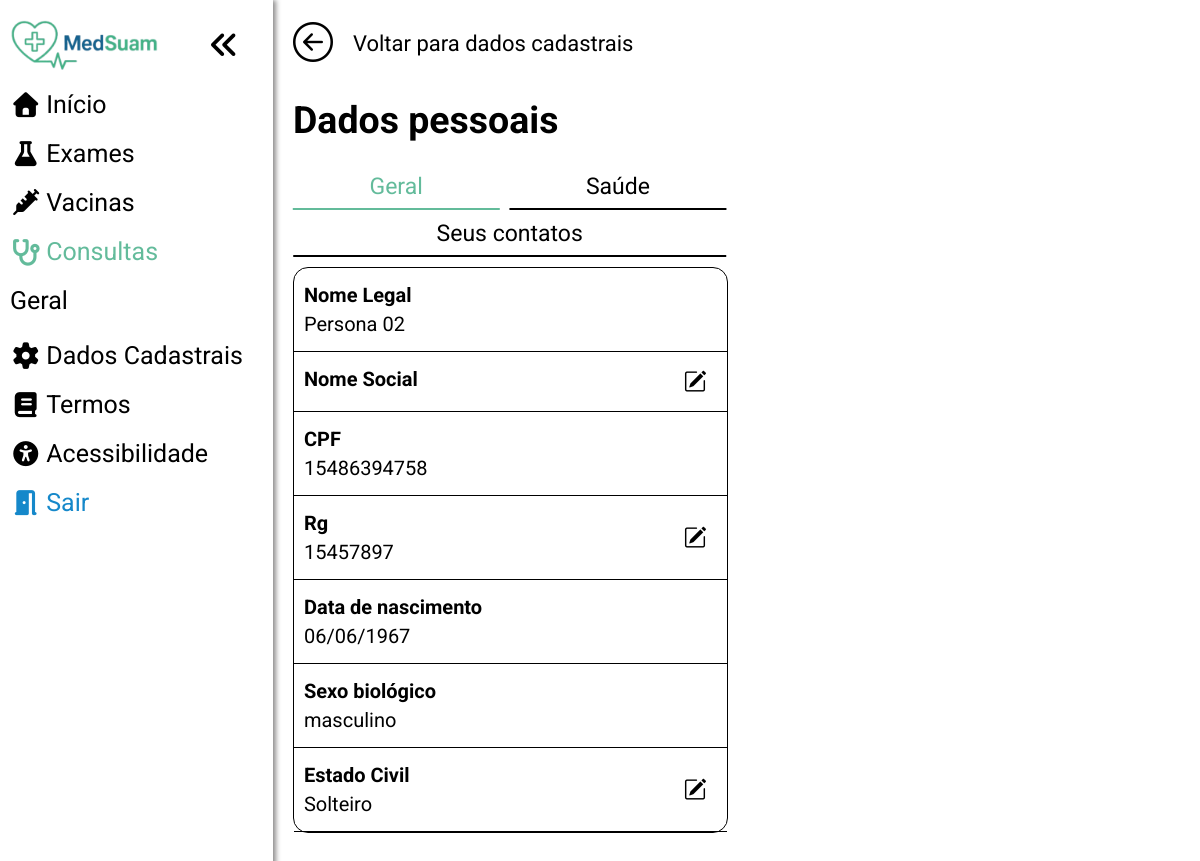
Before: /pages/dadosCadastraisPages/geral.php (signed in) with the older database file.
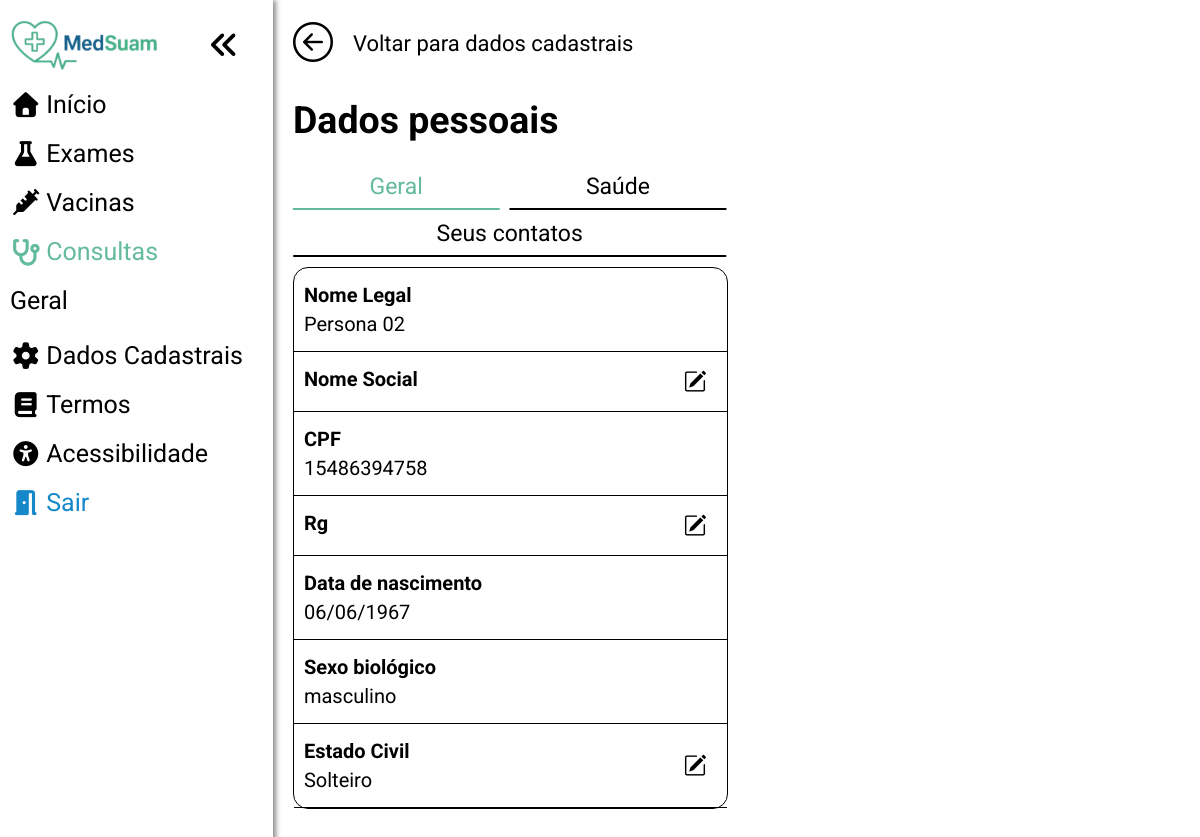
After: the same page with the newer database file.
### tables this page shows
CREATE TABLE `paciente` (
  `id_paciente` int(11) NOT NULL AUTO_INCREMENT,
  `nome_paciente` varchar(255) NOT NULL,
  `cpf_paciente` varchar(14) NOT NULL,
  `data_nasc_paciente` date NOT NULL,
  `email_paciente` varchar(100) NOT NULL,
  `senha_paciente` varchar(100) NOT NULL,
  `sexo_paciente` varchar(20) NOT NULL,
  `status_paciente` enum('ativo','inativo') NOT NULL DEFAULT 'ativo',
  `peso` decimal(6,2) DEFAULT NULL,
  `altura` decimal(5,2) DEFAULT NULL,
  `tipo_sanguineo` varchar(10) DEFAULT NULL,
  `nome_social_paciente` varchar(100) DEFAULT NULL,
  `estado_civil` varchar(20) DEFAULT NULL,
  PRIMARY KEY (`id_paciente`),
  UNIQUE KEY `email_UNIQUE` (`email_paciente`),
  UNIQUE KEY `cpf_UNIQUE` (`cpf_paciente`)
);

CREATE TABLE `rg` (
  `id_rg` int(11) NOT NULL AUTO_INCREMENT,
  `numero_rg` varchar(10) DEFAULT NULL,
  `data_emissao` date DEFAULT NULL,
  `orgao_emissor` varchar(45) DEFAULT NULL,
  `uf_rg` varchar(2) DEFAULT NULL,
  `data_validade` date DEFAULT NULL,
  `medico_id_medico` int(11) DEFAULT NULL,
  `paciente_id_paciente` int(11) DEFAULT NULL,
  PRIMARY KEY (`id_rg`),
  UNIQUE KEY `numero_rg_UNIQUE` (`numero_rg`),
  KEY `fk_rg_medico1_idx` (`medico_id_medico`),
  KEY `fk_rg_paciente1_idx` (`paciente_id_paciente`),
  CONSTRAINT `fk_rg_medico1` FOREIGN KEY (`medico_id_medico`) REFERENCES `medico` (`id_medico`),
  CONSTRAINT `fk_rg_paciente1` FOREIGN KEY (`paciente_id_paciente`) REFERENCES `paciente` (`id_paciente`)
);

### pages/dadosCadastraisPages/geral.php (the view, shortened to what this page needs)
<?php
    include "../../dbMedsuam.php";
    $sql = "SELECT * FROM paciente WHERE id_paciente={$_SESSION['id']} LIMIT 1";
    $result = mysqli_query($conn, $sql);
    $account = mysqli_fetch_assoc($result);
    $cpf = $account['cpf_paciente'];
    $aniversario = $account['data_nasc_paciente'];
    $dataDoBD = $aniversario;
    $brData = date("d/m/Y", strtotime($dataDoBD));
    $genero = $account['sexo_paciente'];
    $sql2 = "SELECT * FROM rg WHERE paciente_id_paciente={$_SESSION['id']} LIMIT 1";
    $result2 = mysqli_query($conn, $sql2);
    $rgTable = mysqli_fetch_assoc($result2);
?>
<!DOCTYPE html>
<html lang="pt-BR">
<head>
    <link rel="stylesheet" href="../../css/userpage.css"/>
    <link rel="stylesheet" href="https://cdnjs.cloudflare.com/ajax/libs/font-awesome/7.0.1/css/all.min.css" />
    <link rel="stylesheet" href="https://cdn.jsdelivr.net/npm/bootstrap-icons@1.11.3/font/bootstrap-icons.min.css">
</head>
<body>
    <aside>
        <div class="background">
        <ul>
            <li>
                <div class="menuIconContainer">
                <a href="../../userpage.php"><img class="logo" src="../../images/Logo_medsuam-removebg-preview (1).png" alt="logo"/></a>
                 <label for="sidebar" class="menuIcon">
                    <i class="fas fa-angle-double-left"></i>
                </label>
                </div>
            </li>
            <li>
                <a href="../../userpage.php" class="linkPage">
                    <i class="fa-solid fa-house"></i>
                    <span>Início</span>
                </a>
            </li>
            <li>
                <a href="../exames.html" class="linkPage">
                    <i class="fa-solid fa-flask"></i>
                    <span>Exames</span>
                </a>
            </li>
            <li>
                <a href="../vacinas.html" class="linkPage">
                    <i class="fas fa-syringe"></i>
                    <span>Vacinas</span>
                </a>
            </li>
            <li>
                <a href="../consultas.html" class="linkPage currentPage">
                    <i class="fa fa-stethoscope"></i>
                    <span>Consultas</span>
                </a>
            </li>
            <li class="geralSpanContainer">
                <span class="geralSpan">Geral</span>
            </li>
            <li>
                <a href="../dadosCadastrais.html" class="linkPage">
                    <i class="fas fa-gear"></i>
                    <span>Dados Cadastrais</span>
                </a>
            </li>
            <li>
                <a class="linkPage">
                <i class="fas fa-book"></i>
                <span>Termos</span>
                </a>
            </li>
            <li>
                <label id="acessibilidadeLabel" class="linkPage" for="acessibilidade">
                    <i class="fa fa-universal-access"></i>
                    <span>Acessibilidade</span>
                </label>
            </li>
            <li class="sairContainer">
                <a id="sairLink" href="../../sair.php">
                    <i class="fas fa-door-open"></i>
                    <span>Sair</span>
                </a>
            </li>
        </ul>
        </div>
    </aside>
    <main>
        <section id="geral" class="twoGrid margin">
            <div class="left">
                <a href="../dadosCadastrais.html" class="backToInicioLink backToDadosCadastrais">
                    <i class="bi bi-arrow-left-circle"></i>
                    <span>Voltar para dados cadastrais</span>
                </a>
                <h1>Dados pessoais</h1>
                <div class="linksBar">
                    <a href="#" class="selected">Geral</a>
                    <a href="./saude.php">Saúde</a>
                    <a href="./seusContatos.php">Seus contatos</a>
                </div>
                <form action="geral.php" method="post" class="dadosContainer">
                    <div class="dadosContainerContent">
                        <strong>Nome Legal</strong>
                        <span><?php echo $_SESSION['paciente']?></span>
                    </div>
                    <div class="dadosContainerContent">
                        <strong>Nome Social</strong>
                        <button type="button" class="editBtn">
                            <i class="bi bi-pencil-square"></i>
                        </button>
                    </div>
                    <div class="dadosContainerContent">
                        <strong>CPF</strong>
                        <span><?php echo $cpf?></span>
                    </div>
                    <div class="dadosContainerContent">
                        <strong>Rg</strong>
                        <span><?php echo $rgTable['numero_rg']?></span>
                        <button type="button" class="editBtn">
                            <i class="bi bi-pencil-square"></i>
                        </button>
                    </div>
                    <div class="dadosContainerContent">
                        <strong>Data de nascimento</strong>
                        <span><?php echo $brData ?></span>
                    </div>
                    <div class="dadosContainerContent">
                        <strong>Sexo biológico</strong>
                        <span><?php echo $genero?></span>
                    </div>
                    <div class="dadosContainerContent">
                        <strong>Estado Civil</strong>
                        <span class="infoSpan"><?php echo $account['estado_civil']?></span>
                        <button type="button" class="editBtn">
                            <i class="bi bi-pencil-square"></i>
                        </button>
                    </div>
                </form>
            </div>
        </section>
    </main>
</body>
</html>

### css/userpage.css (style rules this page uses)
:root { --borda: #8e8d8d; --padrao: rgba(92, 184, 150, 0.957); --azulClaro: #1588ca; --cianoClaro: rgba(96, 225, 178, 0.957); }
body { display:grid; grid-template-columns: auto 1fr; grid-template-rows: 1fr; min-height: 100vh; grid-template-areas: "sidebar main"; margin: 0; padding: 0; font-size: 25px; font-family: "Roboto", sans-serif; }
aside { grid-area: sidebar; background-color: white; height:100%; width: 100%; transition: 300ms ease-in-out; padding: 20px 10px; align-items: center; overflow: hidden; border: none; box-shadow: 3px 0 5px #8e8d8d ; z-index: 100; }
main { grid-area: main; }
.logo { height: 50px; }
aside ul li a, aside ul li label { white-space: nowrap; display: flex; gap:5px; align-items: center; cursor: pointer; position: relative; text-decoration: none; color:black; }
.currentPage { color: var(--padrao) }
.linkPage::after { content:''; position:absolute; width:0px; height:3px; background-image: linear-gradient(to right, var(--padrao), var(--cianoClaro)); bottom:-5px; left: 0px; transition: 600ms ease-in-out; transform-origin: left; }
aside ul { list-style-type:none; margin:0; padding:0; display: inline-block; }
aside ul li { margin-bottom: 20px; }
aside ul li i { font-size: 25px; }
.menuIcon { transition: 600ms ease; z-index: 10; }
.menuIcon i { font-size: 30px; }
.menuIconContainer { display: flex; justify-content: space-between; transition: 600ms ease; }
.logo { transition: 600ms ease; }
.geralSpan { transition: 600ms ease-in-out; display: inline-block; overflow: hidden; white-space: nowrap; }
#sairLink { color: var(--azulClaro); text-decoration: none; }
main { box-sizing: border-box; }
#acessibilidadeLabel { background-color: white; border:none; font-size: 25px; padding: 0; margin: 0; cursor:pointer; }
#acessibilidadeLabel span { font-size: 25px; }
aside { position:relative; }
.background { background-color: white; height:100%; width:100%; box-sizing: border-box; }
.margin { margin: 20px 20px 20px 40px; }
.twoGrid { display:grid; grid-template-columns: 1fr 1fr; grid-template-rows: 1fr; grid-template-areas: "left right"; gap:20px; }
.left { grid-area: left; }
.backToInicioLink { background-color: transparent; border:none; cursor: pointer; text-decoration: none; color:black; }
.backToInicioLink i { font-size: 40px; font-weight: 900; }
.backToDadosCadastrais { display:flex; flex-direction: row; align-items: center; gap:20px; }
.backToDadosCadastrais span { font-size: 22px; }
.dadosContainer { border: solid 1px black; border-radius: 15px; width: 100%; }
.dadosContainerContent { display:flex; flex-direction: column; font-size: 20px; gap:5px; border-bottom: 1px solid black; position: relative; padding: 15px 10px; }
.dadosContainerContent button { position:absolute; right: 15px; top: 50%; transform: translateY(-50%); background-color: transparent; border: none; cursor:pointer; font-size: 23px; transition: 600ms ease; }
.dadosContainerContent button i { color:black; }
.dadosContainerContent span { max-width: 500px; }
.linksBar { display: flex; justify-content:center; gap: 10px; margin-bottom: 10px; width: 100%; }
.linksBar a { text-decoration: none; color:black; position: relative; padding: 0 40px 10px 40px; font-size: 23px; }
.linksBar a:after { content: ''; width:100%; height: 2px; background-color: #000; position: absolute; bottom:0; left:50%; transform: translateX(-50%); }
.linksBar a.selected { color: var(--padrao); }
.linksBar a.selected::after { background-color: var(--padrao); }
.linksBar { display: flex; flex-wrap: wrap; justify-content: space-between; }
.linksBar a { flex: 1 1 auto; min-width: 100px; text-align: center; }

Changed rows visible on the page:
removed rg: numero_rg "15457897"
